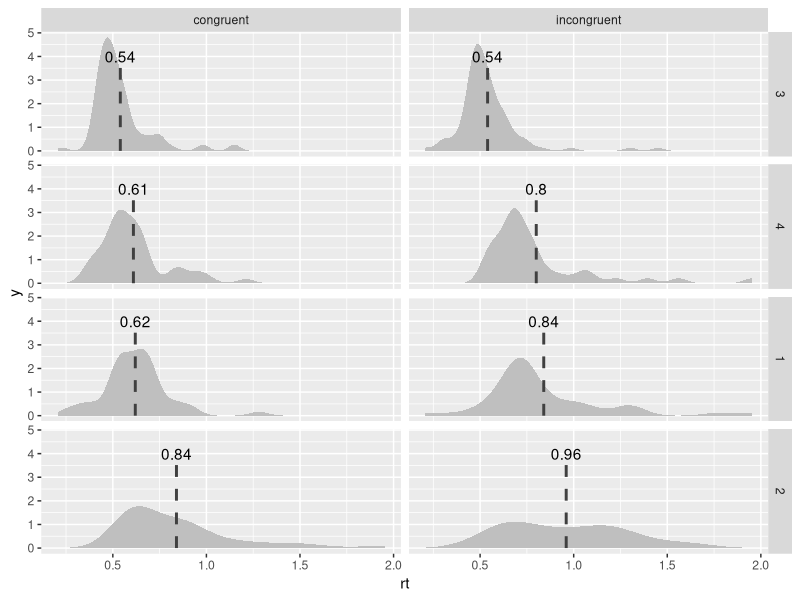

Here is the R script that generated this plot:
# libraries --------------------------------------------------------------------
library(ggplot2)
library(tidyverse)

# load the data-----------------------------------------------------------------
df <- read.csv("../data/flanker.csv")

# plot -------------------------------------------------------------------------
# get means
df_mean <- df %>%
  group_by(subject, congruency) %>%
  summarize(mean_rt = round(mean(rt), 2)) %>%
  arrange(mean_rt)

df_mean_combined <- df %>%
  group_by(subject) %>%
  summarize(mean_rt = round(mean(rt), 2)) %>%
  arrange(mean_rt)

df$subject <- factor(df$subject, levels = df_mean_combined$subject)

# plot
ggplot() +
  geom_density(data = df, aes(x = rt), color = NA, fill = "grey75") +
  facet_grid(subject ~ congruency) +
  geom_segment(data = df_mean,
               aes(x = mean_rt, xend = mean_rt, y = 0, yend = 3.9),
               linewidth = 1, color = "grey25", linetype = "dashed") +
  geom_text(data = df_mean, aes(x = mean_rt, y = 4, label = mean_rt))
